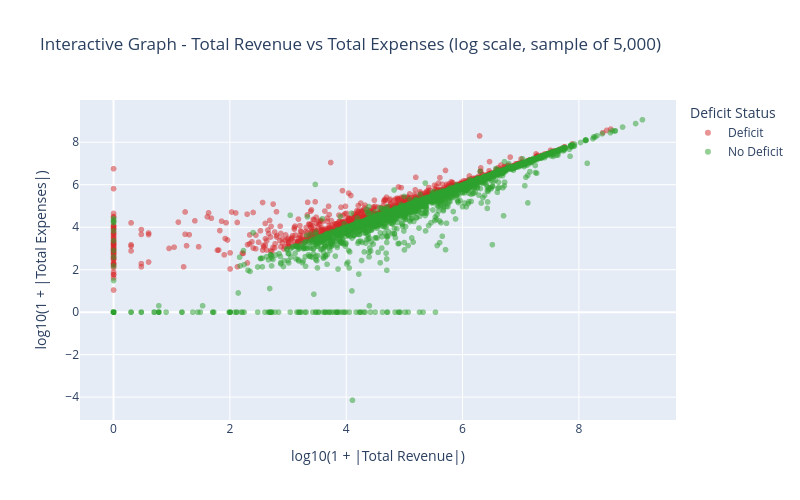

The cell this chart's notebook holds for it:
### Markdown cell above
### 3h. Revenue vs Expenses - Interactive Scatter Graph

Now we plot an interactive Plotly scatter plot of total revenue vs total expenses, coloured by deficit status. It allows exploration of the relationship between the two largest financial features.

### Code cell
import plotly.express as px

# Build a temporary dataframe for plotting
scatter_df = df[['total revenue', 'total expenses', 'net surplus/deficit']].dropna().copy()
scatter_df['is_deficit'] = (scatter_df['net surplus/deficit'] < 0).astype(int)

# Sample to improve speed of plotting 
if len(scatter_df) > 5000:
    scatter_df = scatter_df.sample(5000, random_state=42)

# Apply signed log transform to shrink the scale again
scatter_df['log_revenue'] = np.sign(scatter_df['total revenue']) * np.log10(1 + np.abs(scatter_df['total revenue']))
scatter_df['log_expenses'] = np.sign(scatter_df['total expenses']) * np.log10(1 + np.abs(scatter_df['total expenses']))
scatter_df['Deficit Status'] = scatter_df['is_deficit'].map({0: 'No Deficit', 1: 'Deficit'})

fig = px.scatter(
    scatter_df,
    x='log_revenue',
    y='log_expenses',
    color='Deficit Status',
    color_discrete_map={'No Deficit': '#2ca02c', 'Deficit': '#d62728'},
    opacity=0.5,
    title='Interactive Graph - Total Revenue vs Total Expenses (log scale, sample of 5,000)',
    labels={'log_revenue': 'log10(1 + |Total Revenue|)', 'log_expenses': 'log10(1 + |Total Expenses|)'},
    width=800,
    height=500,
)
fig.update_layout(legend_title_text='Deficit Status')


# Show interactive Revenue v Expenses
# This plot is interactive.
# But it does not display in GitHub:
fig.show()


# For examining this file in GitHub,
#   I decided to make a static copy of the
#   scatter plot but with a different title.
#   Saving a copy of the Plotly chart using
#   Kaleido ran into compatibility issues
#   with the latest version of Python.
#   So Matplotlib was used instead.

os.makedirs('images', exist_ok=True)

fig2, ax = plt.subplots(figsize=(10, 6))
for label, color in [('No Deficit', '#2ca02c'), ('Deficit', '#d62728')]:
    subset = scatter_df[scatter_df['Deficit Status'] == label]
    ax.scatter(subset['log_revenue'], subset['log_expenses'],
               c=color, label=label, alpha=0.5, s=10)
ax.set_xlabel('log10(1 + |Total Revenue|)')
ax.set_ylabel('log10(1 + |Total Expenses|)')
ax.set_title('Total Revenue vs Total Expenses (log scale, sample of 5,000):')
ax.legend(title='Deficit Status')
fig2.savefig('images/revenue_vs_expenses.jpg', dpi=150, bbox_inches='tight')
plt.close(fig2)

print("\nStatic Plot (Download this Workbook from GitHub for the Interactive Plot):")
display(IPImage(filename="images/revenue_vs_expenses.jpg"))

### Figure 1 — Plotly figure (JSON) as saved in the notebook; plotly's stock layout.template omitted (floating-point values rounded to 4 significant figures; data arrays with more than 128 entries replaced by an {"elided": "..."} marker saying what was removed)
{"data": [{"hovertemplate": "Deficit Status=Deficit<br>log10(1 + |Total Revenue|)=%{x}<br>log10(1 + |Total Expenses|)=%{y}<extra></extra>", "legendgroup": "Deficit", "marker": {"color": "#d62728", "opacity": 0.5, "symbol": "circle"}, "mode": "markers", "name": "Deficit", "showlegend": true, "type": "scattergl", "x": {"elided": "1247 float values"}, "xaxis": "x", "y": {"elided": "1247 float values"}, "yaxis": "y"}, {"hovertemplate": "Deficit Status=No Deficit<br>log10(1 + |Total Revenue|)=%{x}<br>log10(1 + |Total Expenses|)=%{y}<extra></extra>", "legendgroup": "No Deficit", "marker": {"color": "#2ca02c", "opacity": 0.5, "symbol": "circle"}, "mode": "markers", "name": "No Deficit", "showlegend": true, "type": "scattergl", "x": {"elided": "3753 float values"}, "xaxis": "x", "y": {"elided": "3753 float values"}, "yaxis": "y"}], "layout": {"height": 500, "legend": {"title": {"text": "Deficit Status"}, "tracegroupgap": 0}, "title": {"text": "Interactive Graph - Total Revenue vs Total Expenses (log scale, sample of 5,000)"}, "width": 800, "xaxis": {"anchor": "y", "domain": [0, 1], "title": {"text": "log10(1 + |Total Revenue|)"}}, "yaxis": {"anchor": "x", "domain": [0, 1], "title": {"text": "log10(1 + |Total Expenses|)"}}}}
